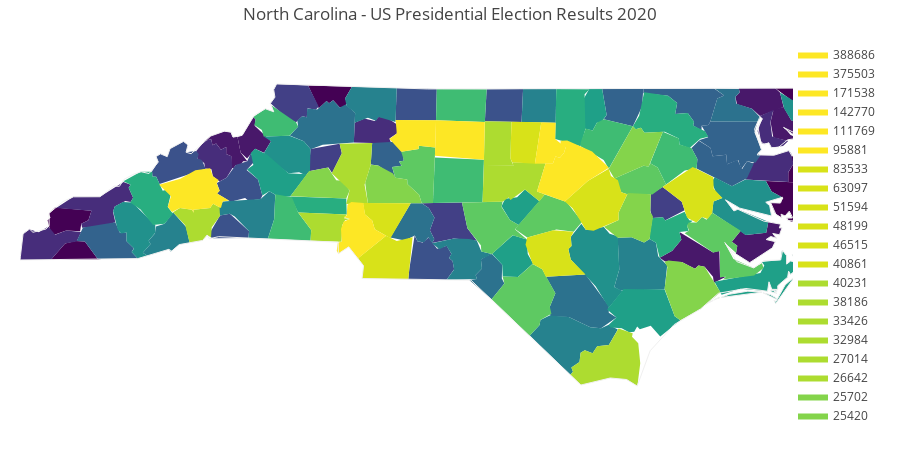

The cell this chart's notebook holds for it:
### Code cell
# df_sample = pd.read_csv('https://raw.githubusercontent.com/plotly/datasets/master/minoritymajority.csv')
# df_sample_r = df_sample[df_sample['STNAME'] == 'North Carolina']

values = total_votes_by_county_president_enriched[total_votes_by_county_president_enriched['Choice Party'] == 'DEM']['Total Votes']
# fips = total_votes_by_county_president_enriched['combined_fips_code']

fips=total_votes_by_county_president_enriched[total_votes_by_county_president_enriched['Choice Party'] == 'DEM']['combined_fips_code']

# colorscale = [
#     'rgb(193, 193, 193)',
#     'rgb(239,239,239)',
#     'rgb(195, 196, 222)',
#     'rgb(144,148,194)',
#     'rgb(101,104,168)',
#     'rgb(65, 53, 132)'
# ]

fig = create_choropleth(
    fips=fips, values=values, scope=['NC'], title='North Carolina - US Presidential Election Results 2020'
)

# fig = create_choropleth(
#     fips=fips, values=values, scope=['NC'],
#     binning_endpoints=[14348, 63983, 134827, 426762, 2081313], colorscale=colorscale,
#     county_outline={'color': 'rgb(255,255,255)', 'width': 0.5}, round_legend_values=True,
#     legend_title='Population by County', title='California and Nearby States'
# )
fig.layout.template = None
fig.show()
